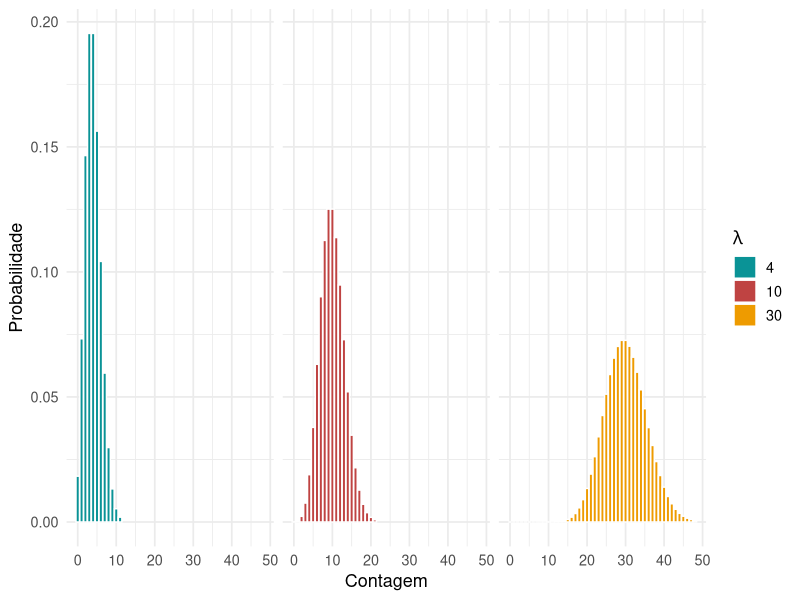
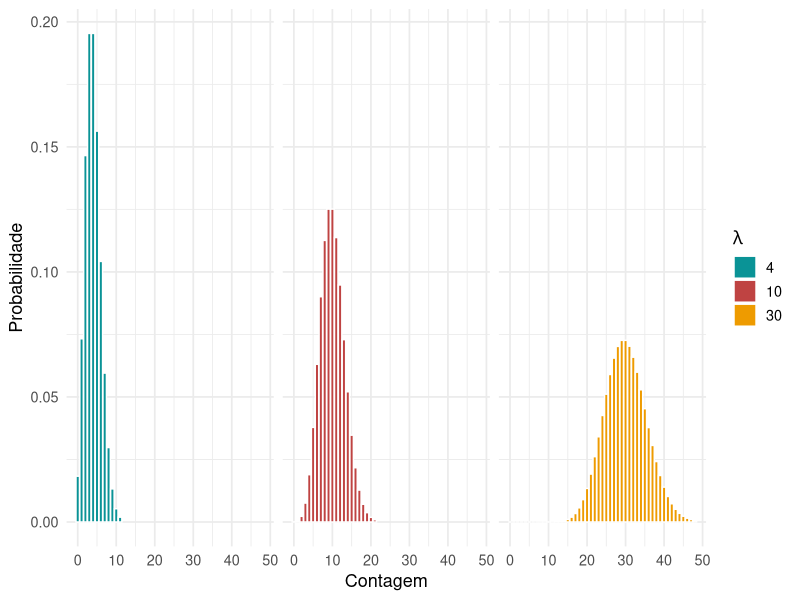
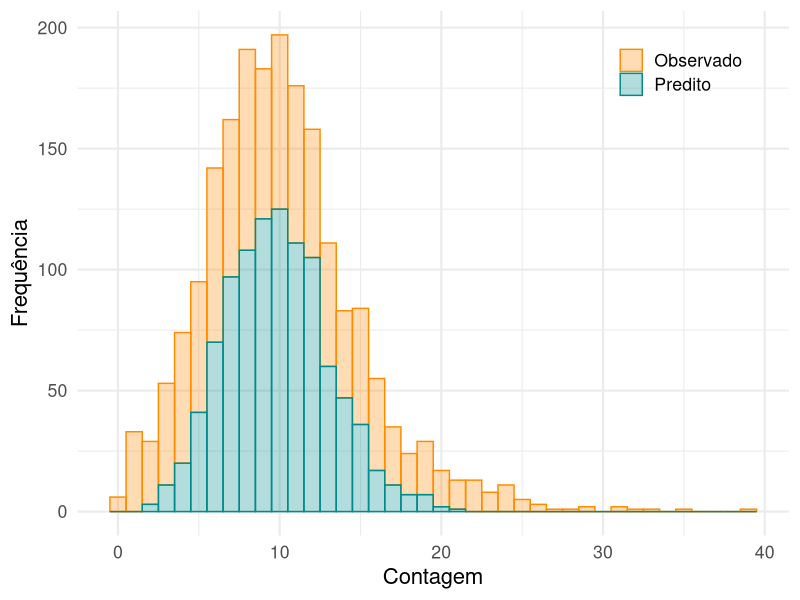

The R source for these figures, in order: (Note: this script raises an error after producing the figures.)
#                                 #
#          - Figuras -            #
#            Aula 04              #
#                                 #
###################################


# Carregando os pacotes
#~~~~~~~~~~~~~~~~~~~~~~~~
library(ggplot2)
library(dplyr)
library(tidyr)


# Definindo o diretório base
#~~~~~~~~~~~~~~~~~~~~~~~~~~~~
setwd("~/OneDrive/Arbeit/Lectures_and_Talks/UFRN/Lectures/ECL0072-GLM_GAM/")



########################
# Distribuição Poisson #
########################


## Definindo o parâmetro (lambda) ##
#lambdas <- c(4, 10, 15, 30)
lambdas <- c(4, 10, 30)


## Simulando os dados ##
df_pois <- lapply(lambdas, function(lambda) {
  x <- 0:qpois(0.999, lambda) # include 99.9% of mass
  data.frame(x = x,
             y = dpois(x, lambda),
             lambda = factor(lambda))}) %>%
  bind_rows()


## Plot
p1 <- ggplot(df_pois, aes(x = x, y = y, fill = lambda)) +
  #geom_line(linewidth = 1.2) +
  geom_col(position = "identity",col = 'white') +
  theme_minimal(base_size = 14) +
  #scale_fill_brewer(palette = "Spectral",direction = -1) +
  scale_fill_manual(values = c("#0a9396", "#bf4342", "#ee9b00")) +
  facet_wrap(lambda ~ . ) +
  theme_minimal(base_size = 13) +
  labs( x = "Contagem",
        y = "Probabilidade",
        fill = expression(lambda)) +
  theme(strip.text = element_blank())
p1

# ## Simulando os dados ##
# simu1 <- data.frame(x = 0:10, 
#                     y = dpois(0:10, lambda=3), 
#                     media = "E[Y] = 3")
# 
# simu2 <- data.frame(x = 0:10, 
#                     y = dpois(0:10, lambda=5),
#                     media = "E[Y] = 5")
# 
# simu3 <- data.frame(x = 0:40, 
#                     y = dpois(0:40, lambda=10), 
#                     media = "E[Y] = 10")
# 
# 
# simu4 <- data.frame(x = 60:140, 
#                     y = dpois(60:140, lambda=100), 
#                     media = "E[Y] = 100")
# 
# allsim <- rbind(simu1,simu2,simu3,simu4)
# allsim$media <- as.factor(allsim$media)
# 
# 
# ## Plot ##
# p1 <- ggplot(allsim, aes(x, y)) +
#   geom_segment(aes(x=x, xend=x, y=0, yend=y), linewidth=1.1, col = 'cyan4') +
#   geom_point(size=1.7,col = 'cyan4') +
#   facet_wrap(as.factor(media) ~ ., scales="free") +
#   ggpubr::theme_pubclean(base_size = 16) +
#   theme_bw(base_size = 16) +
#   theme(strip.background = element_rect(fill = "white"),
#         strip.text = element_text(face = "bold", size = 18),
#         panel.grid.major = element_line(linetype = "dotted"),
#         panel.grid.minor = element_line(linetype = "dotted"),
#         panel.border = element_blank(),
#         panel.spacing = unit(4, "lines"),
#         strip.placement = "outside")
# #p1

ggsave(plot = p1,
       filename ="Figuras/Distribuicao_Poisson.png", 
       width = 6,
       height = 2,
       dpi = 350)



##################
# Sobredispersão #
##################

# Para ilustrar o exemplo, usaremos a distribuição Poisson
# para representar os dados preditos.
# Para representar os dados observados, usaremos uma distribuição
# Binomial Negativa, que acomoda sobredispersão.


set.seed(987) #Para garantir a reprodutibilidade da simulação

## Definindo os parâmetros ##
nsim <- 1000 #No. de simulacoes
lambda <- 10 #Média de eventps
phi <- 4 #Sobredispersão

## Simulando os dados ##
predito <- rpois(nsim, lambda)
observado <- rnbinom(nsim, mu = lambda, size = phi) 

# Combine into dataframe with counts per value
df <- data.frame(
  valor = c(predito, observado),
  tipo = rep(c("Predito", "Observado"), each = nsim)
)


# Histogram bins
breaks <- seq(0, max(df$valor), by = 1)


## Plot ##
p2 <- ggplot(df, aes(x = valor, fill = tipo, color = tipo)) +
      geom_histogram(position = "stack",
                     bins = length(breaks),
                     alpha = 0.3) +
      scale_fill_manual(values = c("darkorange", "cyan4")) +
      scale_colour_manual(values = c("darkorange", "cyan4")) +
      labs(x = "Contagem",
           y = "Frequência") +
      theme_minimal(base_size = 16) +
      theme(#legend.position = "top",
            legend.position = c(0.95, 0.95),  # x and y coordinates (0 to 1 scale)
            legend.justification = c("right", "top"), # Align legend's right-top corner with the coordinates
            legend.title= element_blank())


ggsave(plot = p2,
       filename ="Figuras/Overdispersion.png", 
       width = 8,
       height = 5,
       dpi = 350)




#############################
# Sobredispersão - resíduos #
#############################

## Ajustar um modelo sobredisperso ##
set.seed(123)

n_obs <- 1000

x1 <- rnorm(n_obs)
y <- rpois(n_obs, lambda = exp(1 + 0.5 * x1))

mod <- glm(y ~ x1, family = "poisson")


## Calculando os resíduos de Pearson ##
df_res <- augment(mod, type.residuals = "pearson")


## Plot ##
p3 <- ggplot(df_res, aes(x = .fitted, y = .resid)) +
      geom_point(alpha = 0.4, size = 4, col = 'darkorange') +
      geom_hline(yintercept = 0, linetype = "dashed", color = "black", size =1.2) +
      labs(x = "Valores Ajustados",
           y = "Resíduos de Pearson") +
      theme_minimal(base_size = 16)


ggsave(plot = p3,
       filename ="Figuras/Overdispersion_residuals.png", 
       width = 8,
       height = 5,
       dpi = 350)



##################################
# Distribuição Binomial Negativa #
##################################


## Função para simular a distribuição BN ##
nb_data <- function(mu, sizes, prob_cutoff = 0.995) {
  df <- do.call(rbind, lapply(sizes, function(s) {
    # Dynamic cutoff for each size
    max_x <- qnbinom(prob_cutoff, mu = mu, size = s)
    x <- 0:max_x
    data.frame(x = x, y = dnbinom(x, mu = mu, size = s), size = factor(s))
  }))
  df
}

## Definindo os parâmetros ##
mu <- 10
#alpha <- c(0.5, 1, 2, 5, 20, 1000)
alpha <- c(0.5, 2, 20)



# Gerando os dados
df <- nb_data(mu, alpha, prob_cutoff = 0.99) # cut tail at 99% mass

## Plot
df$size <- as.factor(df$size)
p4 <- ggplot(df, aes(x = x, y = y, fill = size)) +
      geom_col(position = "identity") +
      theme_minimal(base_size = 14) +
      #scale_fill_brewer(palette = "Spectral",direction = -1) +
      scale_fill_manual(values = c("#0a9396", "#bf4342", "#ee9b00")) +
      facet_wrap(size ~ . ) +
      theme_minimal(base_size = 13) +
      labs( x = "Contagem",
            y = "Probabilidade",
            fill = expression(size)) +
      theme(strip.text = element_blank())


ggsave(plot = p4,
       filename ="Figuras/Distribuicao_BN.png", 
       width = 6,
       height = 2,
       dpi = 350)
